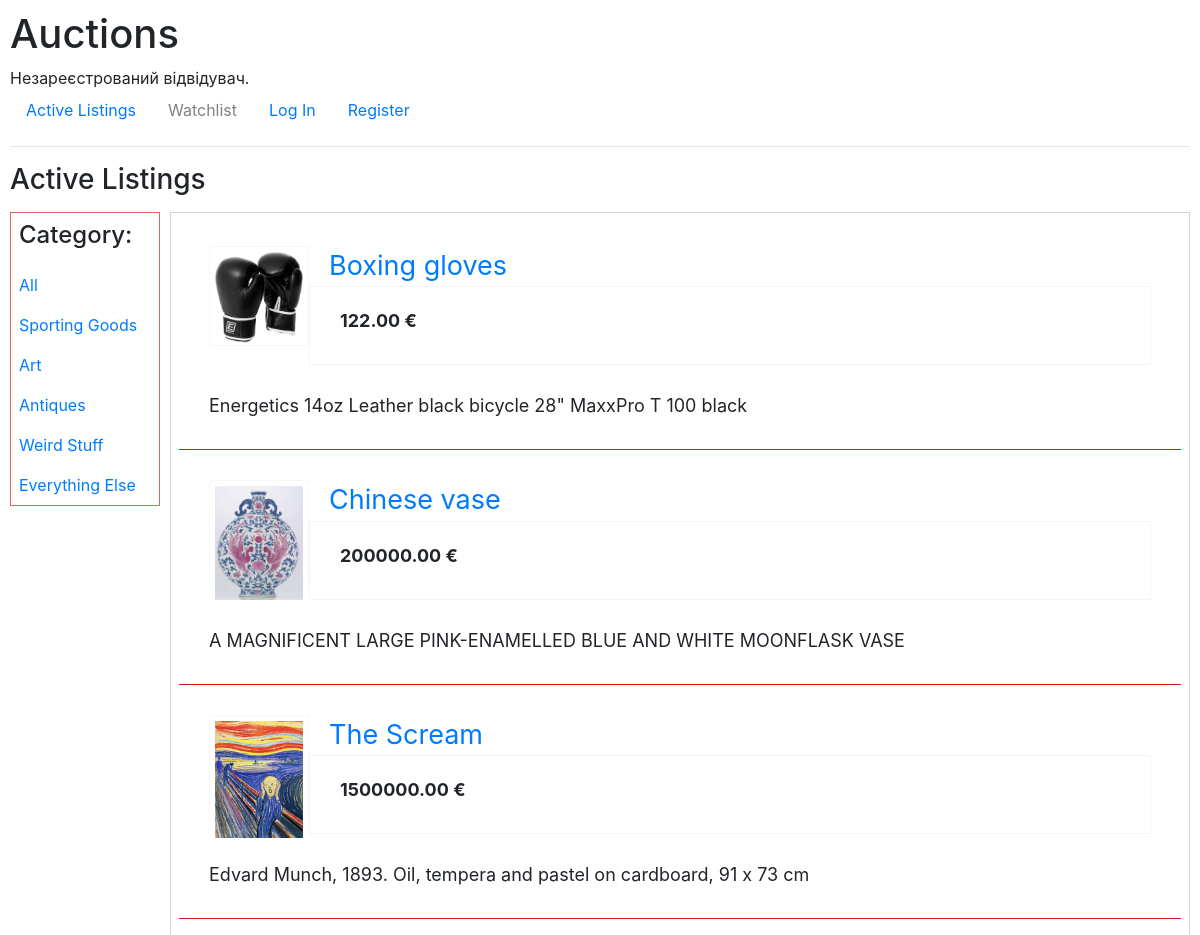
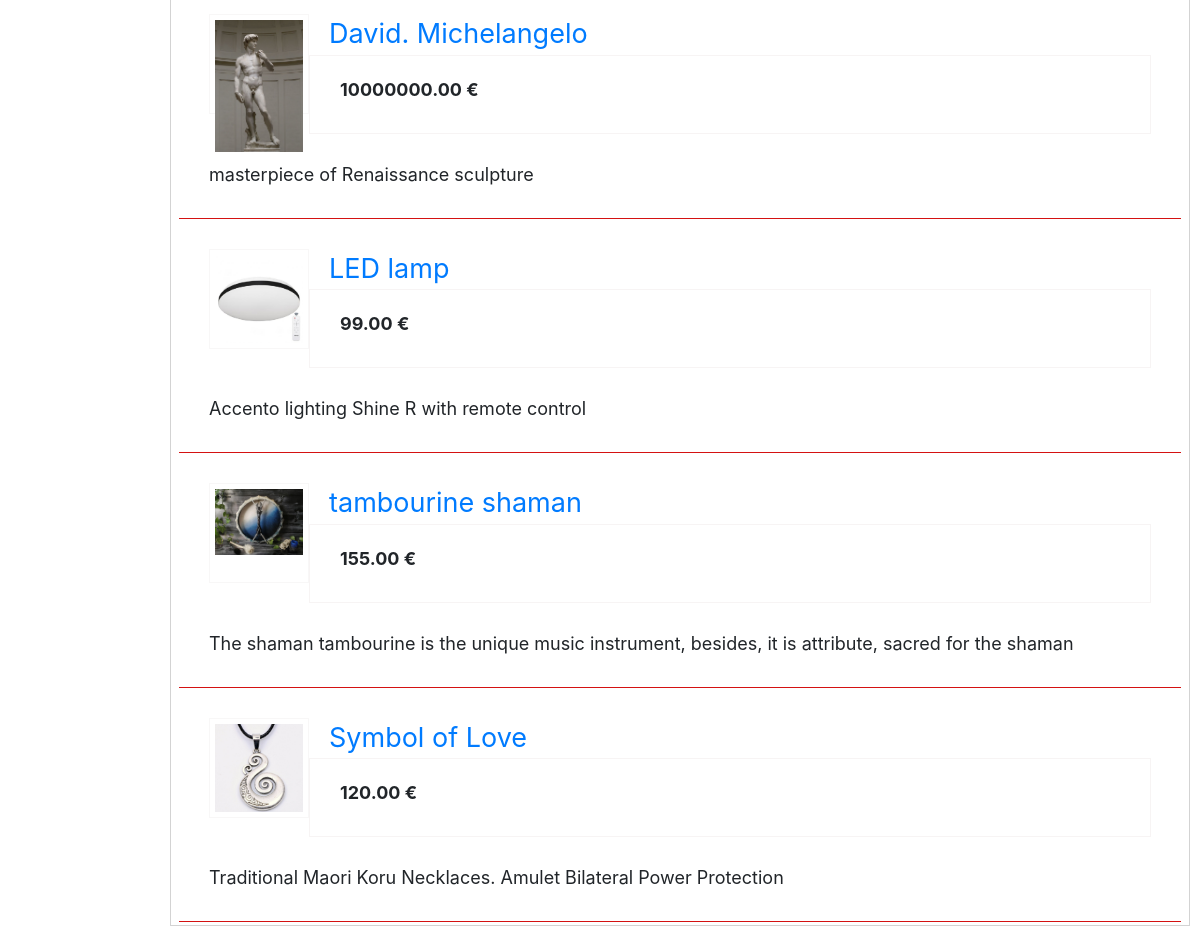
The page / on the database its author committed (2 pictures, top to bottom).
### auctions/models.py (models this page shows, shortened)
class Category(models.Model):
    category = models.CharField(max_length=100, blank=True)

class Lot(models.Model):
    title = models.CharField(max_length=180)
    photo = models.ImageField(upload_to='images', blank=True)
    categories = models.ManyToManyField(Category, blank=True, related_name='category_lot')
    owner_name = models.ForeignKey(User, on_delete=models.CASCADE)
    description = models.CharField(max_length=200, blank=True)
    starting_price = models.DecimalField(max_digits=10, decimal_places=2)

### auctions/views.py (the view)
# urls.py: path("", views.index, name="index"),
def index(request):
    categoryies = Category.objects.all()
    lot = Lot.objects.all()
    auctions = Auctions.objects.all()
    return render(request, "auctions/index.html", {
        "categories": categoryies,
        "lots": lot,
        "auctions": auctions
    })

### auctions/templates/auctions/index.html (shortened to what this page needs)
{% extends "auctions/layout_auction.html" %}
{% load static %}
{% block listing %}
<div class="body-text">
    {% for lot in lots %}
    <div class="activ_list">
        {% if user.is_authenticated %}
        <a href="{% url 'lot_au' lot.id user.id %}">
            {% if lot.photo %}
            <div class="img">
                <img src="{{ lot.photo.url }}" style="max-width: 100%; height: auto;"></img>
            </div>
            {% else %}
            <div class="img"></div>
            {% endif %}
        </a>
        <a href="{% url 'lot_au' lot.id user.id %}">
            <div class="title">{{ lot.title }}</div>
        </a>
        {% else %}
        <a href="{% url 'lot' lot.id %}">
            {% if lot.photo %}
            <div class="img">
                <img src="{{ lot.photo.url }}" style="max-width: 100%; height: auto;"></img>
            </div>
            {% else %}
            <div class="img"></div>
            {% endif %}
        </a>
        <a href="{% url 'lot' lot.id %}">
            <div class="title">{{ lot.title }}</div>
        </a>
        {% endif %}
        <div class="price"><strong>{{ lot.starting_price }} &#8364</strong></div>
        <br/>
        <div class="description">{{lot.description}}</div>
    </div>
    {% endfor %}
</div>
{% endblock %}

### auctions/templates/auctions/layout_auction.html
{% extends "auctions/layout.html" %}
{% block body %}
<h3 style="margin-bottom: 15px">Active Listings</h3>
<div>
   <div class="sidebar">
      <div>
         <h4>Category:</h4>
      </div>
      <div>
         <a href="{% url 'index' %} ">All</a>
      </div>
      {% for category in categories %}
      <div>
         <a href="{% url 'lot_category' category.id %}">{{ category.category }}</a>
      </div>
      {% endfor %}
   </div>
   {% block listing %}
   {% endblock %}
</div>
{% endblock %}

### auctions/static/auctions/styles.css (style rules this page uses)
body { padding: 10px; }
.sidebar { height: 100%; width: 150px; position: relative; top: 5; left: 0; padding-top: 0px; background-color: white; border: 1px solid rgb(228, 98, 98); float: left; margin-top: 0px; }
.sidebar div { padding: 8px; font-size: 16px; display: block; }
.body-text { border: 1px solid rgb(211, 211, 211); margin-left: 160px; font-size: 18px; padding: 3px; }
.activ_list { border-bottom: 1px solid rgb(212, 18, 18); padding: 30px; min-height: 150px; margin: 0 5px 0px 5px; }
.img { width: 100px; height: 100px; float: left; border: 1px solid rgb(248, 247, 247); padding: 5px; }
.price { padding: 20px 20px 20px 30px; padding-bottom: 30px; border: 1px solid rgb(247, 244, 244); margin-left: 100px; }
.title { margin-left: 120px; font-size: 150%; }

### rows shown on the page
Category: category "Sporting Goods"
Category: category "Art"
Category: category "Antiques"
Category: category "Weird Stuff"
Category: category "Everything Else"
Lot: photo (picture), title "Boxing gloves", starting_price "122.00", description "Energetics 14oz Leather black bicycle 28\" MaxxPro T 100 black"
Lot: photo (picture), title "Chinese vase", starting_price "200000.00", description "A MAGNIFICENT LARGE PINK-ENAMELLED BLUE AND WHITE MOONFLASK VASE"
Lot: photo (picture), title "The Scream", starting_price "1500000.00", description "Edvard Munch, 1893. Oil, tempera and pastel on cardboard, 91 x 73 cm"
Lot: photo (picture), title "David. Michelangelo", starting_price "10000000.00", description "masterpiece of Renaissance sculpture"
Lot: photo (picture), title "LED lamp", starting_price "99.00", description "Accento lighting Shine R with remote control"
Lot: photo (picture), title "tambourine shaman", starting_price "155.00", description "The shaman tambourine is the unique music instrument, besides, it is attribute, sacred for the shaman"
Lot: photo (picture), title "Symbol of Love", starting_price "120.00", description "Traditional Maori Koru Necklaces. Amulet Bilateral Power Protection"
